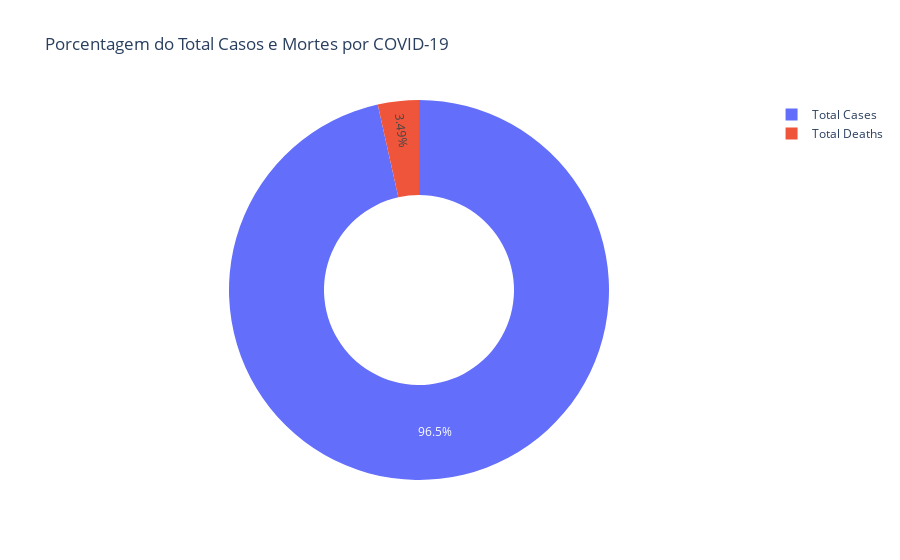

The notebook cell this image was saved under:
### Code cell
# Percentage of Total Cases and Deaths
cases = data["Total Cases"].sum()
deceased = data["Total Deaths"].sum()

labels = ["Total Cases", "Total Deaths"]
values = [cases, deceased]

fig = px.pie(data, values=values, names=labels, 
             title='Porcentagem do Total Casos e Mortes por COVID-19', hole=0.5)
fig.show()

### Figure 1 — Plotly figure (JSON) as saved in the notebook; plotly's stock layout.template omitted (floating-point values rounded to 4 significant figures)
{"data": [{"domain": {"x": [0, 1], "y": [0, 1]}, "hole": 0.5, "hovertemplate": "label=%{label}<br>value=%{value}<extra></extra>", "labels": ["Total Cases", "Total Deaths"], "legendgroup": "", "name": "", "showlegend": true, "type": "pie", "values": [2118373473, 76566940]}], "layout": {"legend": {"tracegroupgap": 0}, "title": {"text": "Porcentagem do Total Casos e Mortes por COVID-19"}}}
